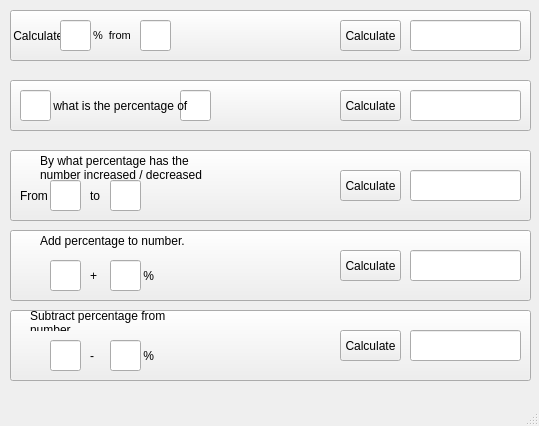
<?xml version="1.0" encoding="UTF-8"?>
<ui version="4.0">
 <class>MainWindow</class>
 <widget class="QMainWindow" name="MainWindow">
  <property name="geometry">
   <rect>
    <x>0</x>
    <y>0</y>
    <width>539</width>
    <height>426</height>
   </rect>
  </property>
  <property name="windowTitle">
   <string>MainWindow</string>
  </property>
  <widget class="QWidget" name="centralwidget">
   <widget class="QPushButton" name="pushButton">
    <property name="geometry">
     <rect>
      <x>10</x>
      <y>10</y>
      <width>521</width>
      <height>51</height>
     </rect>
    </property>
    <property name="text">
     <string/>
    </property>
   </widget>
   <widget class="QLabel" name="label">
    <property name="geometry">
     <rect>
      <x>10</x>
      <y>20</y>
      <width>51</width>
      <height>31</height>
     </rect>
    </property>
    <property name="text">
     <string> Calculate </string>
    </property>
   </widget>
   <widget class="QLabel" name="label_2">
    <property name="geometry">
     <rect>
      <x>90</x>
      <y>20</y>
      <width>41</width>
      <height>31</height>
     </rect>
    </property>
    <property name="font">
     <font>
      <pointsize>8</pointsize>
     </font>
    </property>
    <property name="text">
     <string> %  from</string>
    </property>
   </widget>
   <widget class="QLineEdit" name="Field1">
    <property name="geometry">
     <rect>
      <x>60</x>
      <y>20</y>
      <width>31</width>
      <height>31</height>
     </rect>
    </property>
   </widget>
   <widget class="QLineEdit" name="Score1">
    <property name="enabled">
     <bool>true</bool>
    </property>
    <property name="geometry">
     <rect>
      <x>410</x>
      <y>20</y>
      <width>111</width>
      <height>31</height>
     </rect>
    </property>
    <property name="readOnly">
     <bool>true</bool>
    </property>
   </widget>
   <widget class="QPushButton" name="Calculate1">
    <property name="geometry">
     <rect>
      <x>340</x>
      <y>20</y>
      <width>61</width>
      <height>31</height>
     </rect>
    </property>
    <property name="text">
     <string> Calculate </string>
    </property>
   </widget>
   <widget class="QLineEdit" name="Field1_2">
    <property name="geometry">
     <rect>
      <x>140</x>
      <y>20</y>
      <width>31</width>
      <height>31</height>
     </rect>
    </property>
   </widget>
   <widget class="QPushButton" name="pushButton_2">
    <property name="geometry">
     <rect>
      <x>10</x>
      <y>80</y>
      <width>521</width>
      <height>51</height>
     </rect>
    </property>
    <property name="text">
     <string/>
    </property>
   </widget>
   <widget class="QLineEdit" name="Field2">
    <property name="geometry">
     <rect>
      <x>20</x>
      <y>90</y>
      <width>31</width>
      <height>31</height>
     </rect>
    </property>
   </widget>
   <widget class="QLineEdit" name="Field2_1">
    <property name="geometry">
     <rect>
      <x>180</x>
      <y>90</y>
      <width>31</width>
      <height>31</height>
     </rect>
    </property>
   </widget>
   <widget class="QLabel" name="label_4">
    <property name="geometry">
     <rect>
      <x>50</x>
      <y>90</y>
      <width>141</width>
      <height>31</height>
     </rect>
    </property>
    <property name="text">
     <string> what is the percentage of</string>
    </property>
   </widget>
   <widget class="QLineEdit" name="Score2">
    <property name="enabled">
     <bool>true</bool>
    </property>
    <property name="geometry">
     <rect>
      <x>410</x>
      <y>90</y>
      <width>111</width>
      <height>31</height>
     </rect>
    </property>
    <property name="readOnly">
     <bool>true</bool>
    </property>
   </widget>
   <widget class="QPushButton" name="Calculate2">
    <property name="geometry">
     <rect>
      <x>340</x>
      <y>90</y>
      <width>61</width>
      <height>31</height>
     </rect>
    </property>
    <property name="text">
     <string> Calculate </string>
    </property>
   </widget>
   <widget class="QPushButton" name="pushButton_3">
    <property name="geometry">
     <rect>
      <x>10</x>
      <y>150</y>
      <width>521</width>
      <height>71</height>
     </rect>
    </property>
    <property name="text">
     <string/>
    </property>
   </widget>
   <widget class="QLabel" name="label_5">
    <property name="geometry">
     <rect>
      <x>40</x>
      <y>140</y>
      <width>171</width>
      <height>41</height>
     </rect>
    </property>
    <property name="text">
     <string>
By what percentage has the number increased / decreased</string>
    </property>
    <property name="wordWrap">
     <bool>true</bool>
    </property>
   </widget>
   <widget class="QLabel" name="label_3">
    <property name="geometry">
     <rect>
      <x>20</x>
      <y>180</y>
      <width>41</width>
      <height>31</height>
     </rect>
    </property>
    <property name="text">
     <string>From</string>
    </property>
   </widget>
   <widget class="QLabel" name="label_6">
    <property name="geometry">
     <rect>
      <x>90</x>
      <y>180</y>
      <width>41</width>
      <height>31</height>
     </rect>
    </property>
    <property name="text">
     <string>to</string>
    </property>
   </widget>
   <widget class="QLineEdit" name="Field3">
    <property name="geometry">
     <rect>
      <x>50</x>
      <y>180</y>
      <width>31</width>
      <height>31</height>
     </rect>
    </property>
   </widget>
   <widget class="QLineEdit" name="Field3_1">
    <property name="geometry">
     <rect>
      <x>110</x>
      <y>180</y>
      <width>31</width>
      <height>31</height>
     </rect>
    </property>
   </widget>
   <widget class="QPushButton" name="Calculate3">
    <property name="geometry">
     <rect>
      <x>340</x>
      <y>170</y>
      <width>61</width>
      <height>31</height>
     </rect>
    </property>
    <property name="text">
     <string> Calculate </string>
    </property>
   </widget>
   <widget class="QLineEdit" name="Score3">
    <property name="enabled">
     <bool>true</bool>
    </property>
    <property name="geometry">
     <rect>
      <x>410</x>
      <y>170</y>
      <width>111</width>
      <height>31</height>
     </rect>
    </property>
    <property name="readOnly">
     <bool>true</bool>
    </property>
   </widget>
   <widget class="QLineEdit" name="Field4">
    <property name="geometry">
     <rect>
      <x>50</x>
      <y>260</y>
      <width>31</width>
      <height>31</height>
     </rect>
    </property>
   </widget>
   <widget class="QLineEdit" name="Score4">
    <property name="enabled">
     <bool>true</bool>
    </property>
    <property name="geometry">
     <rect>
      <x>410</x>
      <y>250</y>
      <width>111</width>
      <height>31</height>
     </rect>
    </property>
    <property name="readOnly">
     <bool>true</bool>
    </property>
   </widget>
   <widget class="QLabel" name="label_7">
    <property name="geometry">
     <rect>
      <x>90</x>
      <y>260</y>
      <width>41</width>
      <height>31</height>
     </rect>
    </property>
    <property name="text">
     <string>+</string>
    </property>
   </widget>
   <widget class="QLabel" name="label_8">
    <property name="geometry">
     <rect>
      <x>40</x>
      <y>230</y>
      <width>171</width>
      <height>21</height>
     </rect>
    </property>
    <property name="text">
     <string>Add percentage to number.</string>
    </property>
    <property name="wordWrap">
     <bool>true</bool>
    </property>
   </widget>
   <widget class="QLineEdit" name="Field4_1">
    <property name="geometry">
     <rect>
      <x>110</x>
      <y>260</y>
      <width>31</width>
      <height>31</height>
     </rect>
    </property>
   </widget>
   <widget class="QPushButton" name="Calculate4">
    <property name="geometry">
     <rect>
      <x>340</x>
      <y>250</y>
      <width>61</width>
      <height>31</height>
     </rect>
    </property>
    <property name="text">
     <string> Calculate </string>
    </property>
   </widget>
   <widget class="QPushButton" name="pushButton_4">
    <property name="geometry">
     <rect>
      <x>10</x>
      <y>230</y>
      <width>521</width>
      <height>71</height>
     </rect>
    </property>
    <property name="text">
     <string/>
    </property>
   </widget>
   <widget class="QLabel" name="label_9">
    <property name="geometry">
     <rect>
      <x>140</x>
      <y>260</y>
      <width>41</width>
      <height>31</height>
     </rect>
    </property>
    <property name="text">
     <string> %</string>
    </property>
   </widget>
   <widget class="QPushButton" name="Calculate5">
    <property name="geometry">
     <rect>
      <x>340</x>
      <y>330</y>
      <width>61</width>
      <height>31</height>
     </rect>
    </property>
    <property name="text">
     <string> Calculate </string>
    </property>
   </widget>
   <widget class="QLabel" name="label_10">
    <property name="geometry">
     <rect>
      <x>30</x>
      <y>300</y>
      <width>171</width>
      <height>31</height>
     </rect>
    </property>
    <property name="text">
     <string>
Subtract percentage from number.</string>
    </property>
    <property name="wordWrap">
     <bool>true</bool>
    </property>
   </widget>
   <widget class="QLineEdit" name="ScoreX">
    <property name="enabled">
     <bool>true</bool>
    </property>
    <property name="geometry">
     <rect>
      <x>410</x>
      <y>330</y>
      <width>111</width>
      <height>31</height>
     </rect>
    </property>
    <property name="readOnly">
     <bool>true</bool>
    </property>
   </widget>
   <widget class="QPushButton" name="pushButton_5">
    <property name="geometry">
     <rect>
      <x>10</x>
      <y>310</y>
      <width>521</width>
      <height>71</height>
     </rect>
    </property>
    <property name="text">
     <string/>
    </property>
   </widget>
   <widget class="QLineEdit" name="Field5">
    <property name="geometry">
     <rect>
      <x>50</x>
      <y>340</y>
      <width>31</width>
      <height>31</height>
     </rect>
    </property>
   </widget>
   <widget class="QLineEdit" name="Field5_1">
    <property name="geometry">
     <rect>
      <x>110</x>
      <y>340</y>
      <width>31</width>
      <height>31</height>
     </rect>
    </property>
   </widget>
   <widget class="QLabel" name="label_11">
    <property name="geometry">
     <rect>
      <x>90</x>
      <y>340</y>
      <width>41</width>
      <height>31</height>
     </rect>
    </property>
    <property name="text">
     <string>-</string>
    </property>
   </widget>
   <widget class="QLabel" name="label_12">
    <property name="geometry">
     <rect>
      <x>140</x>
      <y>340</y>
      <width>41</width>
      <height>31</height>
     </rect>
    </property>
    <property name="text">
     <string> %</string>
    </property>
   </widget>
   <zorder>pushButton_5</zorder>
   <zorder>pushButton_4</zorder>
   <zorder>pushButton</zorder>
   <zorder>label</zorder>
   <zorder>label_2</zorder>
   <zorder>Field1</zorder>
   <zorder>Score1</zorder>
   <zorder>Calculate1</zorder>
   <zorder>Field1_2</zorder>
   <zorder>pushButton_2</zorder>
   <zorder>Field2</zorder>
   <zorder>Field2_1</zorder>
   <zorder>label_4</zorder>
   <zorder>Score2</zorder>
   <zorder>Calculate2</zorder>
   <zorder>pushButton_3</zorder>
   <zorder>label_5</zorder>
   <zorder>label_3</zorder>
   <zorder>label_6</zorder>
   <zorder>Field3</zorder>
   <zorder>Field3_1</zorder>
   <zorder>Calculate3</zorder>
   <zorder>Score3</zorder>
   <zorder>Field4</zorder>
   <zorder>Score4</zorder>
   <zorder>label_7</zorder>
   <zorder>label_8</zorder>
   <zorder>Field4_1</zorder>
   <zorder>Calculate4</zorder>
   <zorder>label_9</zorder>
   <zorder>Calculate5</zorder>
   <zorder>ScoreX</zorder>
   <zorder>Field5</zorder>
   <zorder>Field5_1</zorder>
   <zorder>label_11</zorder>
   <zorder>label_12</zorder>
   <zorder>label_10</zorder>
  </widget>
  <widget class="QMenuBar" name="menubar">
   <property name="geometry">
    <rect>
     <x>0</x>
     <y>0</y>
     <width>539</width>
     <height>20</height>
    </rect>
   </property>
  </widget>
  <widget class="QStatusBar" name="statusbar"/>
 </widget>
 <resources/>
 <connections/>
</ui>
